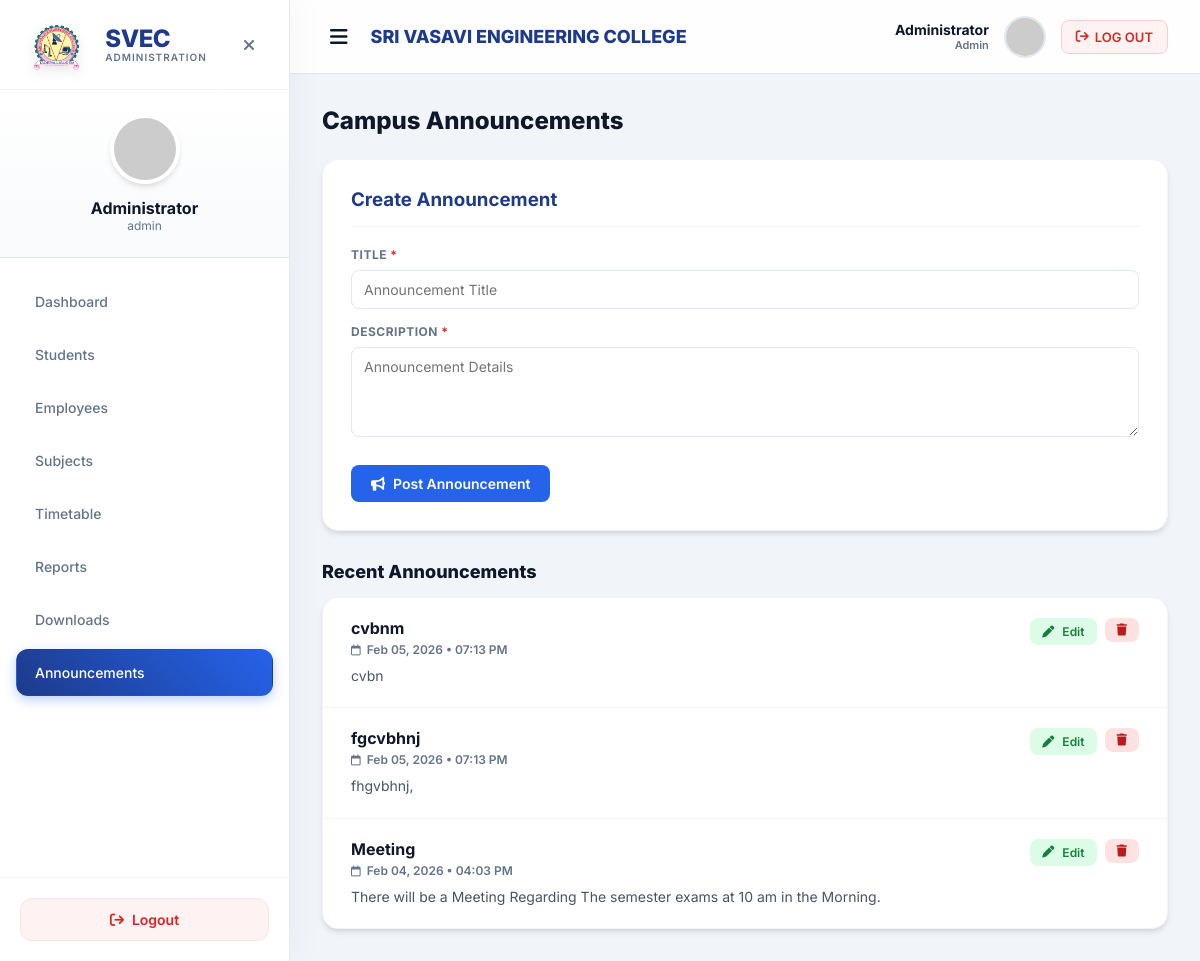
/admin/announcements.php, run on the app's committed database.
### tables this page shows
CREATE TABLE `announcements` (
  `id` int(11) NOT NULL,
  `title` varchar(255) NOT NULL,
  `description` text NOT NULL,
  `created_at` timestamp NOT NULL DEFAULT current_timestamp()
);

### admin/announcements.php (the view, shortened to what this page needs)
<?php
require_once '../db_connect.php';
$announcements = [];
if ($conn) {
    $result = $conn->query("SELECT * FROM announcements ORDER BY created_at DESC, id DESC");
    if ($result) {
        while ($row = $result->fetch_assoc()) {
            $announcements[] = $row;
        }
    }
}
?>
<!DOCTYPE html>
<html lang="en">
<head>
<link rel="stylesheet" href="https://cdnjs.cloudflare.com/ajax/libs/font-awesome/6.4.0/css/all.min.css">
</head>
<body>
    <nav class="sidebar" id="sidebar">
        <div class="sidebar-brand">
            <div class="brand-wrapper">
                <img src="../images/vasavi.png" alt="Logo">
                <div class="brand-text">
                    <span class="brand-title">SVEC</span>
                    <span class="brand-subtitle">Administration</span>
                </div>
            </div>
            <div class="close-btn" onclick="toggleSidebar()"><i class="fa-solid fa-xmark"></i></div>
        </div>
        <div class="sidebar-user">
            <img src="https://ui-avatars.com/api/?name=Admin&background=1e3a8a&color=fff&size=128">
            <div style="font-weight:700; color:var(--text-dark);">Administrator</div>
            <div style="font-size:12px; color:var(--text-gray);">admin</div>
        </div>
        <div class="sidebar-menu">
            <a href="admin_dashboard.php" class="menu-item"> Dashboard</a>
            <a href="students.php" class="menu-item"> Students</a>
            <a href="employees.php" class="menu-item"> Employees</a>
            <a href="subjects.php" class="menu-item"> Subjects</a>
            <a href="timetable.php" class="menu-item"> Timetable</a>
            <a href="reports.php" class="menu-item"> Reports</a>
             <a href="admin_control_pdf.php" class="menu-item"> Downloads</a>
            <a href="announcements.php" class="menu-item active"> Announcements</a>
        </div>
        <div class="logout-container">
            <a href="logout.php" class="logout-btn"><i class="fa-solid fa-arrow-right-from-bracket" style="margin-right:8px;"></i> Logout</a>
        </div>
    </nav>
    <main class="main-content" id="mainContent">
        <header class="top-header">
            <div style="display:flex; align-items:center;">
                <button class="toggle-btn" onclick="toggleSidebar()"><i class="fa-solid fa-bars"></i></button>
                <div class="header-branding">
                    <h1>SRI VASAVI ENGINEERING COLLEGE</h1>
                </div>
            </div>
            <div class="header-right" style="display:flex; align-items:center; gap:15px;">
                <div class="info-text" style="text-align:right;">
                    <div style="font-size:14px; font-weight:700; color:var(--text-dark);">Administrator</div>
                    <div style="font-size:11px; color:var(--text-gray); font-weight:600;">Admin</div>
                </div>
                <img src="https://ui-avatars.com/api/?name=Admin&background=1e3a8a&color=fff" style="width:42px; height:42px; border-radius:50%; border:2px solid #e2e8f0;">
                <a href="logout.php" class="header-logout-btn" style="display: flex; align-items: center; gap: 6px; padding: 8px 14px; background: #fef2f2; color: var(--secondary-color); border: 1px solid #fecaca; border-radius: 8px; font-size: 13px; font-weight: 600; cursor: pointer; text-decoration: none; transition: all 0.2s;"><i class="fa-solid fa-arrow-right-from-bracket"></i> <span>LOG OUT</span></a>
            </div>
        </header>
        <div class="dashboard-container">
            <div class="page-title">Campus Announcements</div>
            <div class="form-card">
                <div style="display:flex; justify-content:space-between; align-items:center; margin-bottom:20px; border-bottom:1px solid #f1f5f9; padding-bottom:15px;">
                    <h3 id="formTitle" style="margin:0; color:var(--primary-color);">Create Announcement</h3>
                </div>
                <form method="post" action="announcements.php" id="announcementForm">
                    <div class="form-group">
                        <label>Title <span style="color:#dc2626">*</span></label>
                        <input name="title" id="form_title" required placeholder="Announcement Title">
                    </div>
                    <div class="form-group">
                        <label>Description <span style="color:#dc2626">*</span></label>
                        <textarea name="description" id="form_description" rows="4" required placeholder="Announcement Details"></textarea>
                    </div>
                    <div style="margin-top:24px; display:flex; gap:12px;">
                        <button class="btn btn-primary" type="submit" id="submitBtn"><i class="fa-solid fa-bullhorn"></i> Post Announcement</button>
                    </div>
                </form>
            </div>
            <div class="page-title" style="font-size:18px; margin-bottom:15px;">Recent Announcements</div>
            <div class="list-card">
                <?php if (count($announcements) > 0): ?>
                  <?php foreach ($announcements as $a): ?>
                    <div class="announcement-item">
                        <div class="item-header">
                            <div>
                                <div class="item-title"><?= htmlspecialchars($a['title']) ?></div>
                                <div class="item-date"><i class="fa-regular fa-calendar" style="font-size:11px;"></i> <?= date('M d, Y • h:i A', strtotime($a['created_at'])) ?></div>
                            </div>
                            <div style="display:flex; gap:8px;">
                                <button
                                    class="btn btn-edit"
                                    style="padding:6px 12px; font-size:12px;"
                                    data-id="<?= $a['id'] ?>"
                                    data-title="<?= htmlspecialchars($a['title'], ENT_QUOTES) ?>"
                                    data-desc="<?= htmlspecialchars(base64_encode($a['description']), ENT_QUOTES) ?>"
                                    onclick="editAnnouncement(this)">
                                    <i class="fa-solid fa-pen"></i> Edit
                                </button>
                                <form method="post" action="announcements.php" style="margin:0;" onsubmit="return confirm('Are you sure you want to delete this announcement?');">
                                    <button type="submit" class="btn btn-danger" style="padding:6px 12px; font-size:12px;">
                                        <i class="fa-solid fa-trash"></i>
                                    </button>
                                </form>
                            </div>
                        </div>
                        <div class="item-desc"><?= nl2br(htmlspecialchars($a['description'])) ?></div>
                    </div>
                  <?php endforeach; ?>
                <?php else: ?>
                  <div class="empty-state">No announcements posted yet.</div>
                <?php endif; ?>
            </div>
        </div>
    </main>
</body>
</html>

### data on the page
announcements: title "cvbnm", created_at "Feb 05, 2026 • 07:13 PM", description "cvbn"
announcements: title "fgcvbhnj", created_at "Feb 05, 2026 • 07:13 PM", description "fhgvbhnj,"
announcements: title "Meeting", created_at "Feb 04, 2026 • 04:03 PM", description "There will be a Meeting Regarding The semester exams at 10 am in the Morning."
